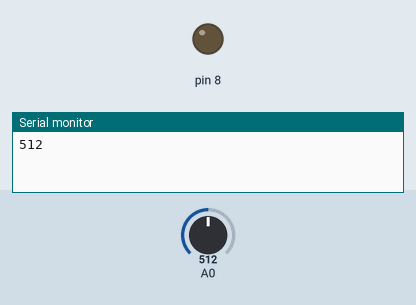
Simulated run of this sketch. Board: Arduino Uno, built with avr-gcc and run on an emulated ATmega328P. Shown: output pins drawn as LEDs (lit = HIGH), the last lines printed to the serial monitor. The inputs (shaded band) are chosen by the test bench; at power-on: A0 = 512.

Above: at 0.1 s.
At 10.1 s:
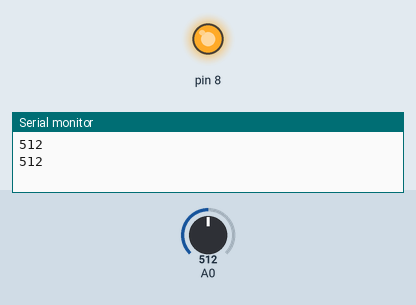
Timing chart, 0 to 11.6 s (numbered marks = the images above):
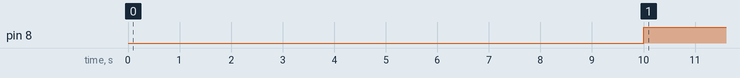

Measured:
- by itself, pin 8: LOW → HIGH at 10.0 s

The sketch:

fridge.ino
```cpp
void setup() {
  Serial.begin(9600);
  pinMode(8, OUTPUT);
}

void loop() {

 int lumiere = analogRead(0);
  Serial.println(lumiere);

  if (lumiere > 300) {

    delay(10000);
    int lumiere = analogRead(0);

    if(lumiere > 300){
      digitalWrite(8,HIGH);
    }

  } else {

      digitalWrite(8,LOW);

    }

}
```
